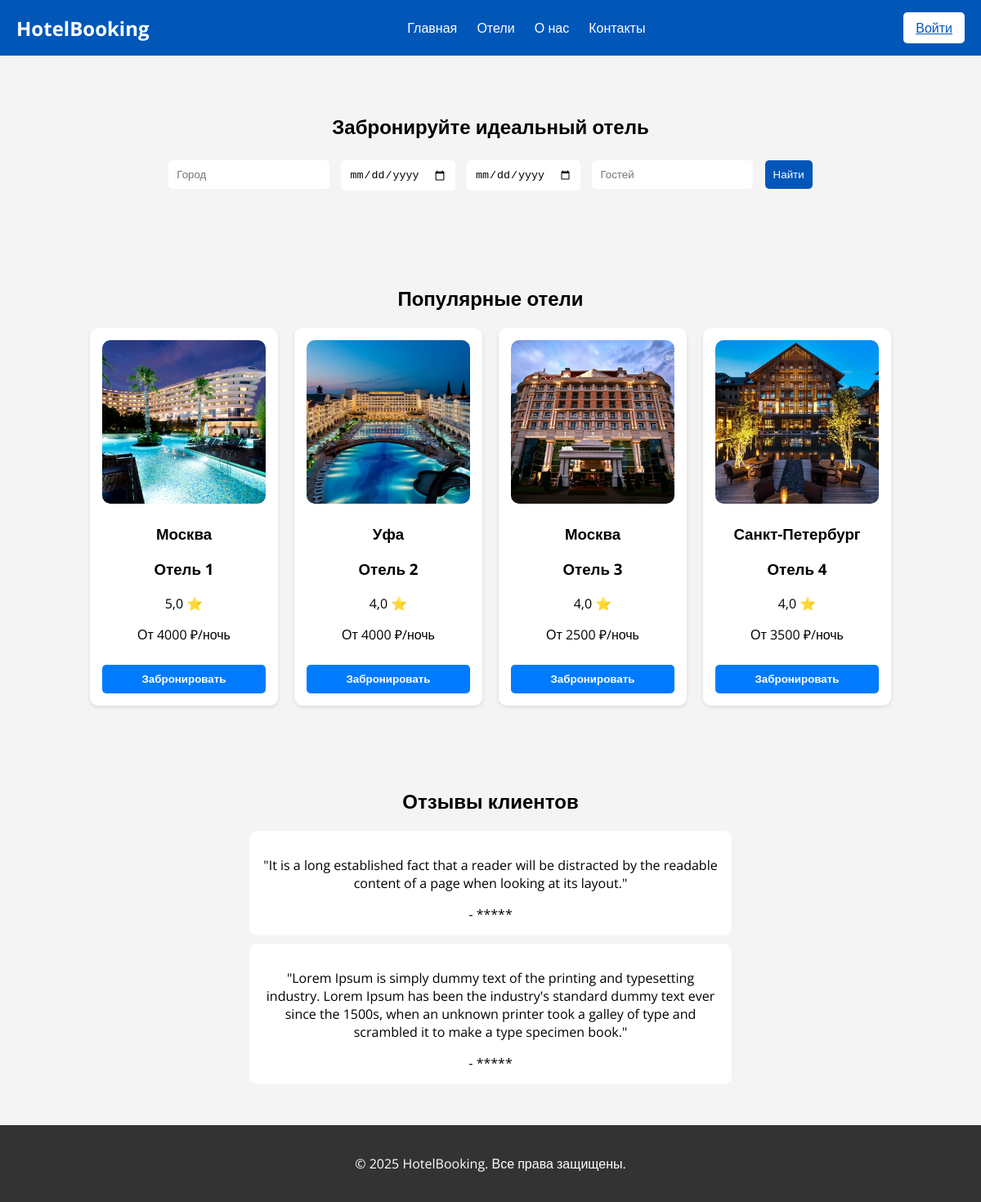
The page / on the database its author committed.
### booking/models.py (models this page shows, shortened)
class Hotel(models.Model):
    name = models.CharField(max_length=255)
    city = models.CharField(max_length=255)
    image = models.ImageField(upload_to='hotels/')
    rating = models.FloatField()
    price_per_night = models.DecimalField(max_digits=10, decimal_places=2)

class Review(models.Model):
    hotel = models.ForeignKey(Hotel, on_delete=models.CASCADE, related_name="reviews")
    text = models.TextField()
    author = models.CharField(max_length=100)

### booking/views.py (the view)
# urls.py: path('', hotel_list, name='hotel-list'),
def hotel_list(request):
    city = request.GET.get("city", "")
    check_in = request.GET.get("check_in")
    check_out = request.GET.get("check_out")
    guests = request.GET.get("guests")
    if city or check_in or check_out or guests:
        rooms = Room.objects.select_related('hotel').annotate(min_price=Min('price_per_night'))
        if city:
            rooms = rooms.filter(hotel__city__icontains=city)
        if check_in and check_out and guests:
            guests = int(guests)
            available_rooms = []
            for room in rooms:
                if room.guests_num >= guests:
                    conflicting_bookings = Booking.objects.filter(
                        hotel=room.hotel,
                        check_out__gt=check_in,
                        check_in__lt=check_out
                    )
                    if not conflicting_bookings.exists():
                        available_rooms.append(room)
            rooms = available_rooms
        reviews = Review.objects.select_related("hotel").order_by("-id")[:5]
        return render(request, "booking/hotels.html", {
            "rooms": rooms,
            "search_mode": True,
            "reviews": reviews
        })
    else:
        hotels = Hotel.objects.annotate(min_price=Min('rooms__price_per_night'))
        reviews = Review.objects.select_related("hotel").order_by("-id")[:5]
        return render(request, "booking/hotels.html", {
            "hotels": hotels,
            "search_mode": False,
            "reviews": reviews
        })

### booking/templates/booking/hotels.html (shortened to what this page needs)
{% extends "base.html" %}
{% block content %}
<section class="hero">
    <h2>Забронируйте идеальный отель</h2>
    <form class="search-form" method="GET" action="{% url 'hotel-list' %}">
        <input type="text" name="city" placeholder="Город" value="{{ request.GET.city }}">
        <input type="date" name="check_in" value="{{ request.GET.check_in }}">
        <input type="date" name="check_out" value="{{ request.GET.check_out }}">
        <input type="number" name="guests" placeholder="Гостей" min="1" value="{{ request.GET.guests }}">
        <button type="submit">Найти</button>
    </form>
</section>
{% if search_mode %}
<section class="rooms">
    <h2>Найденные номера</h2>
    <div class="room-list">
        {% for room in rooms %}
        <div class="room-card">
            <img src="{{ room.hotel.image.url }}" alt="{{ room.hotel.name }}">
            <h3>{{ room.hotel.city }}</h3>
            <h3>{{ room.hotel.name }}</h3>
            <p>Тип: {{ room.room_type }}</p>
            <p>Вместимость: {{ room.guests_num }} чел.</p>
            <p>Цена: {{ room.price_per_night }} ₽/ночь</p>
            <a href="{% if user.is_authenticated %}{% url 'book-hotel' room.id %}{% else %}{% url 'login' %}{% endif %}">
                <button>Забронировать</button>
            </a>
        </div>
        {% empty %}
        <p>Нет доступных номеров.</p>
        {% endfor %}
    </div>
</section>
{% else %}
<section class="hotels">
    <h2>Популярные отели</h2>
    <div class="hotel-list">
        {% for hotel in hotels %}
        <div class="hotel-card">
            <img src="{{ hotel.image.url }}" alt="{{ hotel.name }}">
            <h3>{{ hotel.city }}</h3>
            <h3>{{ hotel.name }}</h3>
            <p>{{ hotel.rating }} ⭐</p>
            <p>От {{ hotel.min_price|default:"Нет номеров" }} ₽/ночь</p>
            <a href="{% if user.is_authenticated %}{% url 'book-hotel' hotel.id %}{% else %}{% url 'login' %}{% endif %}">
                <button>Забронировать</button>
            </a>
        </div>
        {% empty %}
        <p>Нет популярных отелей.</p>
        {% endfor %}
    </div>
</section>
{% endif %}
<section class="reviews">
    <h2>Отзывы клиентов</h2>
    {% for review in reviews %}
    <div class="review">
        <p>"{{ review.text }}"</p>
        <span>- {{ review.author }}</span>
    </div>
    {% empty %}
    <p>Отзывов пока нет.</p>
    {% endfor %}
</section>
{% endblock %}

### booking/templates/base.html (shortened to what this page needs)
{% load static %}
<!DOCTYPE html>
<html lang="ru">
<head>
    <link rel="stylesheet" href="{% static 'styles.css' %}">
</head>
<body>
    <header>
        <div class="logo"><a href="{% url 'hotel-list' %}">HotelBooking</a></div>
        <nav>
            <a href="{% url 'hotel-list' %}">Главная</a>
            <a href="#">Отели</a>
            <a href="#">О нас</a>
            <a href="{% url 'contact' %}">Контакты</a>
        </nav>
        {% if user.is_authenticated %}
            <div class="user-info">
                <span class="welcome-msg">Привет, {{ user.username }}!</span>
                <a href="{% url 'logout' %}" class="logout-btn">Выйти</a>
            </div>
        {% else %}
            <a href="{% url 'login' %}" class="login-btn">Войти</a>
        {% endif %}
    </header>
    <main>
        {% block content %}{% endblock %}
    </main>
    <footer>
        <p>© 2025 HotelBooking. Все права защищены.</p>
    </footer>
</body>
</html>

### static/styles.css (style rules this page uses)
body { font-family: 'Open Sans', sans-serif; margin: 0; padding: 0; background-color: #f4f4f4; }
header { display: flex; justify-content: space-between; align-items: center; background: #0057b8; color: white; padding: 15px 20px; }
.logo { font-size: 24px; font-weight: bold; }
nav a { color: white; text-decoration: none; margin: 0 10px; }
.login-btn { background: white; color: #0057b8; border: none; padding: 8px 15px; cursor: pointer; border-radius: 5px; }
.hero { text-align: center; padding: 50px; color: black; }
.search-form input, .search-form button { padding: 10px; margin: 5px; border: none; border-radius: 5px; }
.search-form button { background: #0057b8; color: white; cursor: pointer; }
.hotels, .reviews { text-align: center; padding: 40px; }
.hotel-list { display: flex; justify-content: center; gap: 20px; }
.hotel-card { background: white; padding: 15px; border-radius: 10px; width: 200px; box-shadow: 0 2px 5px rgba(0, 0, 0, 0.1); }
.hotel-card img { width: 100%; height: 200px; object-fit: cover; border-radius: 10px; }
.reviews .review { background: white; padding: 15px; margin: 10px auto; width: 50%; border-radius: 10px; }
footer { background: #333; color: white; text-align: center; padding: 20px; }
nav { flex-grow: 1; text-align: center; }
.logo a { text-decoration: none; color: white; font-size: 24px; font-weight: bold; transition: none; }
.hotel-card a button { background-color: #007bff; color: white; padding: 10px; border: none; border-radius: 5px; cursor: pointer; font-weight: bold; width: 100%; margin-top: 10px; transition: background 0.3s; }

### rows shown on the page
Hotel: image (picture), city "Москва", name "Отель 1", rating "5,0", min_price "4000"
Hotel: image (picture), city "Уфа", name "Отель 2", rating "4,0", min_price "4000"
Hotel: image (picture), city "Москва", name "Отель 3", rating "4,0", min_price "2500"
Hotel: image (picture), city "Санкт-Петербург", name "Отель 4", rating "4,0", min_price "3500"
Review: text "It is a long established fact that a reader will be distracted by the readable content of a page when looking at its layout.", author "*****"
Review: text "Lorem Ipsum is simply dummy text of the printing and typesetting industry. Lorem Ipsum has been the industry's standard dummy text ever since the 1500s, when an unknown printer took a galley of type and scrambled it to make a type specimen book.", author "*****"
